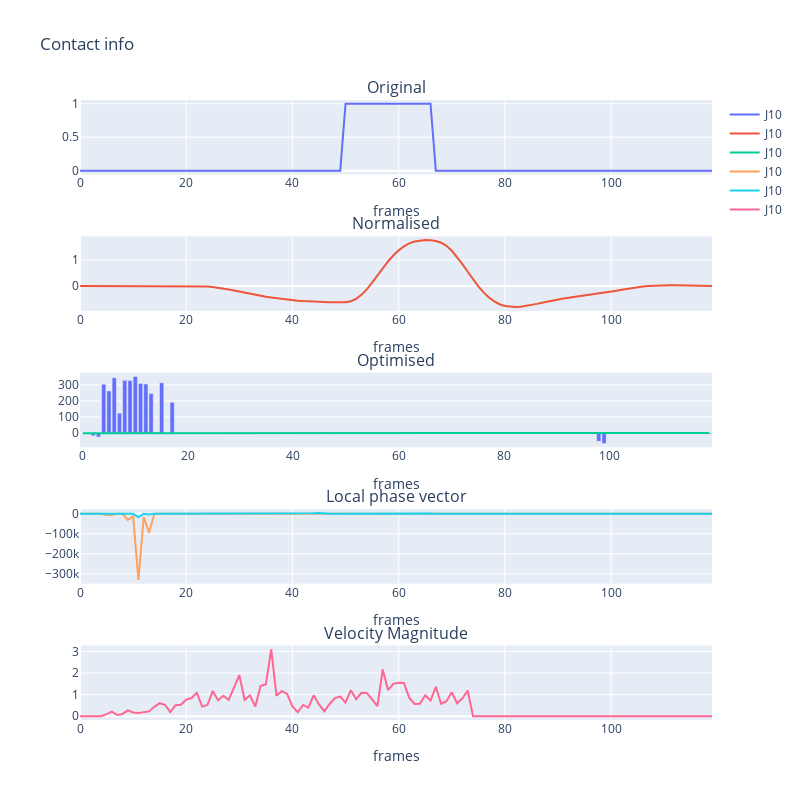

The cell this chart's notebook holds for it:
### Code cell
plot_contact_single(cO_10, cN_10, cOpt_10, cLocal_10, cAmp_10, cVel_10, i=10)
